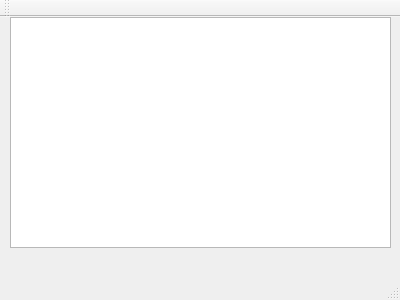
<?xml version="1.0" encoding="UTF-8"?>
<ui version="4.0">
 <class>MainWindow</class>
 <widget class="QMainWindow" name="MainWindow">
  <property name="geometry">
   <rect>
    <x>0</x>
    <y>0</y>
    <width>400</width>
    <height>300</height>
   </rect>
  </property>
  <property name="windowTitle">
   <string>MainWindow</string>
  </property>
  <widget class="QWidget" name="centralWidget">
   <widget class="QGraphicsView" name="mainImage">
    <property name="geometry">
     <rect>
      <x>10</x>
      <y>0</y>
      <width>381</width>
      <height>231</height>
     </rect>
    </property>
   </widget>
  </widget>
  <widget class="QMenuBar" name="menuBar">
   <property name="geometry">
    <rect>
     <x>0</x>
     <y>0</y>
     <width>400</width>
     <height>25</height>
    </rect>
   </property>
  </widget>
  <widget class="QToolBar" name="mainToolBar">
   <attribute name="toolBarArea">
    <enum>TopToolBarArea</enum>
   </attribute>
   <attribute name="toolBarBreak">
    <bool>false</bool>
   </attribute>
  </widget>
  <widget class="QStatusBar" name="statusBar"/>
 </widget>
 <layoutdefault spacing="6" margin="11"/>
 <resources/>
 <connections/>
</ui>
